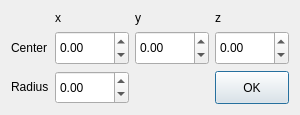
<?xml version="1.0" encoding="UTF-8"?>
<ui version="4.0">
 <class>Create_Sphere</class>
 <widget class="QDialog" name="Create_Sphere">
  <property name="geometry">
   <rect>
    <x>0</x>
    <y>0</y>
    <width>300</width>
    <height>115</height>
   </rect>
  </property>
  <property name="sizePolicy">
   <sizepolicy hsizetype="Fixed" vsizetype="Fixed">
    <horstretch>0</horstretch>
    <verstretch>0</verstretch>
   </sizepolicy>
  </property>
  <property name="minimumSize">
   <size>
    <width>300</width>
    <height>115</height>
   </size>
  </property>
  <property name="windowTitle">
   <string>Create_Sphere</string>
  </property>
  <layout class="QGridLayout" name="gridLayout">
   <item row="3" column="1">
    <widget class="QDoubleSpinBox" name="doubleSpinBoxRadius">
     <property name="sizePolicy">
      <sizepolicy hsizetype="Expanding" vsizetype="Expanding">
       <horstretch>0</horstretch>
       <verstretch>0</verstretch>
      </sizepolicy>
     </property>
     <property name="minimum">
      <double>-1000.000000000000000</double>
     </property>
     <property name="maximum">
      <double>1000.000000000000000</double>
     </property>
    </widget>
   </item>
   <item row="1" column="1">
    <widget class="QDoubleSpinBox" name="doubleSpinBoxX">
     <property name="sizePolicy">
      <sizepolicy hsizetype="Expanding" vsizetype="Expanding">
       <horstretch>0</horstretch>
       <verstretch>0</verstretch>
      </sizepolicy>
     </property>
     <property name="minimum">
      <double>-1000.000000000000000</double>
     </property>
     <property name="maximum">
      <double>1000.000000000000000</double>
     </property>
    </widget>
   </item>
   <item row="0" column="1">
    <widget class="QLabel" name="label">
     <property name="sizePolicy">
      <sizepolicy hsizetype="Expanding" vsizetype="Fixed">
       <horstretch>0</horstretch>
       <verstretch>0</verstretch>
      </sizepolicy>
     </property>
     <property name="text">
      <string>x</string>
     </property>
    </widget>
   </item>
   <item row="1" column="2">
    <widget class="QDoubleSpinBox" name="doubleSpinBoxY">
     <property name="sizePolicy">
      <sizepolicy hsizetype="Expanding" vsizetype="Expanding">
       <horstretch>0</horstretch>
       <verstretch>0</verstretch>
      </sizepolicy>
     </property>
     <property name="minimum">
      <double>-1000.000000000000000</double>
     </property>
     <property name="maximum">
      <double>1000.000000000000000</double>
     </property>
    </widget>
   </item>
   <item row="1" column="0">
    <widget class="QLabel" name="label_4">
     <property name="sizePolicy">
      <sizepolicy hsizetype="Fixed" vsizetype="Preferred">
       <horstretch>0</horstretch>
       <verstretch>0</verstretch>
      </sizepolicy>
     </property>
     <property name="text">
      <string>Center</string>
     </property>
    </widget>
   </item>
   <item row="1" column="3">
    <widget class="QDoubleSpinBox" name="doubleSpinBoxZ">
     <property name="sizePolicy">
      <sizepolicy hsizetype="Expanding" vsizetype="Expanding">
       <horstretch>0</horstretch>
       <verstretch>0</verstretch>
      </sizepolicy>
     </property>
     <property name="minimum">
      <double>-1000.000000000000000</double>
     </property>
     <property name="maximum">
      <double>1000.000000000000000</double>
     </property>
    </widget>
   </item>
   <item row="3" column="0">
    <widget class="QLabel" name="label_7">
     <property name="sizePolicy">
      <sizepolicy hsizetype="Fixed" vsizetype="Fixed">
       <horstretch>0</horstretch>
       <verstretch>0</verstretch>
      </sizepolicy>
     </property>
     <property name="text">
      <string>Radius</string>
     </property>
    </widget>
   </item>
   <item row="0" column="3">
    <widget class="QLabel" name="label_3">
     <property name="sizePolicy">
      <sizepolicy hsizetype="Preferred" vsizetype="Fixed">
       <horstretch>0</horstretch>
       <verstretch>0</verstretch>
      </sizepolicy>
     </property>
     <property name="text">
      <string>z</string>
     </property>
    </widget>
   </item>
   <item row="3" column="3">
    <widget class="QPushButton" name="btnOK">
     <property name="sizePolicy">
      <sizepolicy hsizetype="Expanding" vsizetype="Expanding">
       <horstretch>0</horstretch>
       <verstretch>0</verstretch>
      </sizepolicy>
     </property>
     <property name="text">
      <string>OK</string>
     </property>
    </widget>
   </item>
   <item row="0" column="2">
    <widget class="QLabel" name="label_2">
     <property name="sizePolicy">
      <sizepolicy hsizetype="Preferred" vsizetype="Fixed">
       <horstretch>0</horstretch>
       <verstretch>0</verstretch>
      </sizepolicy>
     </property>
     <property name="text">
      <string>y</string>
     </property>
    </widget>
   </item>
  </layout>
 </widget>
 <layoutdefault spacing="6" margin="11"/>
 <resources/>
 <connections/>
</ui>
